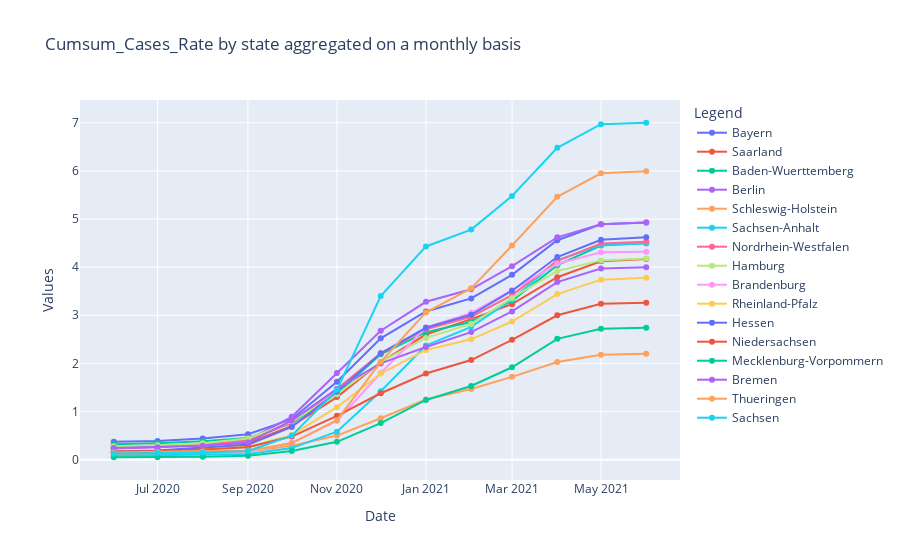

The notebook cell saved with this chart:
### Markdown cell above
### Interpretation 

Within this chapter we analyzed two different metrics: 
* **Infection-Death-Rate per Month:** This metric shows you how many infected people died due to the virus per month
* **Infection-Recovered-Rate per Month:** This metric shows you how many infected people recovered from the virus per month

Please keep in mind, due to the structure of the data, there can be some overlaps of the numbers between the specific months - like somebody could get infected in the end of January but only recovers in the beginning of February. Nevertheless, this gives you a good impression at which time the virus has hit us the most.

### Code cell
fig = go.Figure()
for el in cumsum_df["state"].value_counts().keys().to_list():
    base = cumsum_df[cumsum_df["state"]==el]
    fig.add_trace(go.Scatter(x=base[base["month"] > pd.to_datetime('2020-05-01')]["month"], 
                         y=base[base["month"] > pd.to_datetime('2020-05-01')]["cases_cumsum_rate"],
                    mode='lines+markers', name=el, hovertemplate='%{y:.2f}%'))

fig.update_layout(
        title="Cumsum_Cases_Rate by state aggregated on a monthly basis",
        xaxis_title="Date",
        yaxis_title="Values",
        legend_title="Legend"
    )
fig.show()

### Figure 1 — Plotly figure (JSON) as saved in the notebook; plotly's stock layout.template omitted (floating-point values rounded to 4 significant figures)
{"data": [{"hovertemplate": "%{y:.2f}%", "mode": "lines+markers", "name": "Bayern", "type": "scatter", "x": ["2020-06-01T00:00:00", "2020-07-01T00:00:00", "2020-08-01T00:00:00", "2020-09-01T00:00:00", "2020-10-01T00:00:00", "2020-11-01T00:00:00", "2020-12-01T00:00:00", "2021-01-01T00:00:00", "2021-02-01T00:00:00", "2021-03-01T00:00:00", "2021-04-01T00:00:00", "2021-05-01T00:00:00", "2021-06-01T00:00:00"], "y": [0.37, 0.39, 0.44, 0.53, 0.84, 1.62, 2.52, 3.08, 3.35, 3.84, 4.56, 4.89, 4.93]}, {"hovertemplate": "%{y:.2f}%", "mode": "lines+markers", "name": "Saarland", "type": "scatter", "x": ["2020-06-01T00:00:00", "2020-07-01T00:00:00", "2020-08-01T00:00:00", "2020-09-01T00:00:00", "2020-10-01T00:00:00", "2020-11-01T00:00:00", "2020-12-01T00:00:00", "2021-01-01T00:00:00", "2021-02-01T00:00:00", "2021-03-01T00:00:00", "2021-04-01T00:00:00", "2021-05-01T00:00:00", "2021-06-01T00:00:00"], "y": [0.28, 0.28, 0.31, 0.34, 0.7, 1.3, 2.03, 2.6, 2.92, 3.23, 3.79, 4.12, 4.17]}, {"hovertemplate": "%{y:.2f}%", "mode": "lines+markers", "name": "Baden-Wuerttemberg", "type": "scatter", "x": ["2020-06-01T00:00:00", "2020-07-01T00:00:00", "2020-08-01T00:00:00", "2020-09-01T00:00:00", "2020-10-01T00:00:00", "2020-11-01T00:00:00", "2020-12-01T00:00:00", "2021-01-01T00:00:00", "2021-02-01T00:00:00", "2021-03-01T00:00:00", "2021-04-01T00:00:00", "2021-05-01T00:00:00", "2021-06-01T00:00:00"], "y": [0.32, 0.34, 0.38, 0.45, 0.76, 1.37, 2.19, 2.65, 2.86, 3.3, 4.04, 4.45, 4.5]}, {"hovertemplate": "%{y:.2f}%", "mode": "lines+markers", "name": "Berlin", "type": "scatter", "x": ["2020-06-01T00:00:00", "2020-07-01T00:00:00", "2020-08-01T00:00:00", "2020-09-01T00:00:00", "2020-10-01T00:00:00", "2020-11-01T00:00:00", "2020-12-01T00:00:00", "2021-01-01T00:00:00", "2021-02-01T00:00:00", "2021-03-01T00:00:00", "2021-04-01T00:00:00", "2021-05-01T00:00:00", "2021-06-01T00:00:00"], "y": [0.23, 0.26, 0.31, 0.41, 0.89, 1.8, 2.68, 3.28, 3.54, 4.02, 4.62, 4.89, 4.93]}, {"hovertemplate": "%{y:.2f}%", "mode": "lines+markers", "name": "Schleswig-Holstein", "type": "scatter", "x": ["2020-06-01T00:00:00", "2020-07-01T00:00:00", "2020-08-01T00:00:00", "2020-09-01T00:00:00", "2020-10-01T00:00:00", "2020-11-01T00:00:00", "2020-12-01T00:00:00", "2021-01-01T00:00:00", "2021-02-01T00:00:00", "2021-03-01T00:00:00", "2021-04-01T00:00:00", "2021-05-01T00:00:00", "2021-06-01T00:00:00"], "y": [0.11, 0.12, 0.14, 0.17, 0.29, 0.5, 0.86, 1.25, 1.47, 1.72, 2.03, 2.18, 2.2]}, {"hovertemplate": "%{y:.2f}%", "mode": "lines+markers", "name": "Sachsen-Anhalt", "type": "scatter", "x": ["2020-06-01T00:00:00", "2020-07-01T00:00:00", "2020-08-01T00:00:00", "2020-09-01T00:00:00", "2020-10-01T00:00:00", "2020-11-01T00:00:00", "2020-12-01T00:00:00", "2021-01-01T00:00:00", "2021-02-01T00:00:00", "2021-03-01T00:00:00", "2021-04-01T00:00:00", "2021-05-01T00:00:00", "2021-06-01T00:00:00"], "y": [0.08, 0.09, 0.1, 0.12, 0.24, 0.58, 1.42, 2.37, 2.76, 3.33, 4.14, 4.46, 4.49]}, {"hovertemplate": "%{y:.2f}%", "mode": "lines+markers", "name": "Nordrhein-Westfalen", "type": "scatter", "x": ["2020-06-01T00:00:00", "2020-07-01T00:00:00", "2020-08-01T00:00:00", "2020-09-01T00:00:00", "2020-10-01T00:00:00", "2020-11-01T00:00:00", "2020-12-01T00:00:00", "2021-01-01T00:00:00", "2021-02-01T00:00:00", "2021-03-01T00:00:00", "2021-04-01T00:00:00", "2021-05-01T00:00:00", "2021-06-01T00:00:00"], "y": [0.24, 0.27, 0.33, 0.4, 0.77, 1.47, 2.21, 2.71, 2.97, 3.42, 4.13, 4.49, 4.53]}, {"hovertemplate": "%{y:.2f}%", "mode": "lines+markers", "name": "Hamburg", "type": "scatter", "x": ["2020-06-01T00:00:00", "2020-07-01T00:00:00", "2020-08-01T00:00:00", "2020-09-01T00:00:00", "2020-10-01T00:00:00", "2020-11-01T00:00:00", "2020-12-01T00:00:00", "2021-01-01T00:00:00", "2021-02-01T00:00:00", "2021-03-01T00:00:00", "2021-04-01T00:00:00", "2021-05-01T00:00:00", "2021-06-01T00:00:00"], "y": [0.28, 0.3, 0.34, 0.44, 0.79, 1.36, 2.03, 2.53, 2.82, 3.36, 3.92, 4.14, 4.18]}, {"hovertemplate": "%{y:.2f}%", "mode": "lines+markers", "name": "Brandenburg", "type": "scatter", "x": ["2020-06-01T00:00:00", "2020-07-01T00:00:00", "2020-08-01T00:00:00", "2020-09-01T00:00:00", "2020-10-01T00:00:00", "2020-11-01T00:00:00", "2020-12-01T00:00:00", "2021-01-01T00:00:00", "2021-02-01T00:00:00", "2021-03-01T00:00:00", "2021-04-01T00:00:00", "2021-05-01T00:00:00", "2021-06-01T00:00:00"], "y": [0.14, 0.14, 0.16, 0.17, 0.35, 0.81, 1.8, 2.75, 3.05, 3.52, 4.07, 4.31, 4.32]}, {"hovertemplate": "%{y:.2f}%", "mode": "lines+markers", "name": "Rheinland-Pfalz", "type": "scatter", "x": ["2020-06-01T00:00:00", "2020-07-01T00:00:00", "2020-08-01T00:00:00", "2020-09-01T00:00:00", "2020-10-01T00:00:00", "2020-11-01T00:00:00", "2020-12-01T00:00:00", "2021-01-01T00:00:00", "2021-02-01T00:00:00", "2021-03-01T00:00:00", "2021-04-01T00:00:00", "2021-05-01T00:00:00", "2021-06-01T00:00:00"], "y": [0.17, 0.18, 0.22, 0.27, 0.51, 1.09, 1.79, 2.28, 2.5, 2.87, 3.44, 3.74, 3.78]}, {"hovertemplate": "%{y:.2f}%", "mode": "lines+markers", "name": "Hessen", "type": "scatter", "x": ["2020-06-01T00:00:00", "2020-07-01T00:00:00", "2020-08-01T00:00:00", "2020-09-01T00:00:00", "2020-10-01T00:00:00", "2020-11-01T00:00:00", "2020-12-01T00:00:00", "2021-01-01T00:00:00", "2021-02-01T00:00:00", "2021-03-01T00:00:00", "2021-04-01T00:00:00", "2021-05-01T00:00:00", "2021-06-01T00:00:00"], "y": [0.17, 0.19, 0.25, 0.31, 0.68, 1.41, 2.21, 2.74, 3.01, 3.51, 4.21, 4.57, 4.62]}, {"hovertemplate": "%{y:.2f}%", "mode": "lines+markers", "name": "Niedersachsen", "type": "scatter", "x": ["2020-06-01T00:00:00", "2020-07-01T00:00:00", "2020-08-01T00:00:00", "2020-09-01T00:00:00", "2020-10-01T00:00:00", "2020-11-01T00:00:00", "2020-12-01T00:00:00", "2021-01-01T00:00:00", "2021-02-01T00:00:00", "2021-03-01T00:00:00", "2021-04-01T00:00:00", "2021-05-01T00:00:00", "2021-06-01T00:00:00"], "y": [0.17, 0.18, 0.21, 0.26, 0.48, 0.91, 1.38, 1.79, 2.07, 2.49, 3, 3.24, 3.26]}, {"hovertemplate": "%{y:.2f}%", "mode": "lines+markers", "name": "Mecklenburg-Vorpommern", "type": "scatter", "x": ["2020-06-01T00:00:00", "2020-07-01T00:00:00", "2020-08-01T00:00:00", "2020-09-01T00:00:00", "2020-10-01T00:00:00", "2020-11-01T00:00:00", "2020-12-01T00:00:00", "2021-01-01T00:00:00", "2021-02-01T00:00:00", "2021-03-01T00:00:00", "2021-04-01T00:00:00", "2021-05-01T00:00:00", "2021-06-01T00:00:00"], "y": [0.05, 0.05, 0.06, 0.08, 0.18, 0.37, 0.76, 1.24, 1.53, 1.92, 2.51, 2.72, 2.74]}, {"hovertemplate": "%{y:.2f}%", "mode": "lines+markers", "name": "Bremen", "type": "scatter", "x": ["2020-06-01T00:00:00", "2020-07-01T00:00:00", "2020-08-01T00:00:00", "2020-09-01T00:00:00", "2020-10-01T00:00:00", "2020-11-01T00:00:00", "2020-12-01T00:00:00", "2021-01-01T00:00:00", "2021-02-01T00:00:00", "2021-03-01T00:00:00", "2021-04-01T00:00:00", "2021-05-01T00:00:00", "2021-06-01T00:00:00"], "y": [0.24, 0.26, 0.29, 0.36, 0.81, 1.47, 2, 2.34, 2.65, 3.08, 3.69, 3.97, 4]}, {"hovertemplate": "%{y:.2f}%", "mode": "lines+markers", "name": "Thueringen", "type": "scatter", "x": ["2020-06-01T00:00:00", "2020-07-01T00:00:00", "2020-08-01T00:00:00", "2020-09-01T00:00:00", "2020-10-01T00:00:00", "2020-11-01T00:00:00", "2020-12-01T00:00:00", "2021-01-01T00:00:00", "2021-02-01T00:00:00", "2021-03-01T00:00:00", "2021-04-01T00:00:00", "2021-05-01T00:00:00", "2021-06-01T00:00:00"], "y": [0.15, 0.16, 0.17, 0.19, 0.34, 0.82, 2.03, 3.06, 3.56, 4.45, 5.46, 5.95, 5.99]}, {"hovertemplate": "%{y:.2f}%", "mode": "lines+markers", "name": "Sachsen", "type": "scatter", "x": ["2020-06-01T00:00:00", "2020-07-01T00:00:00", "2020-08-01T00:00:00", "2020-09-01T00:00:00", "2020-10-01T00:00:00", "2020-11-01T00:00:00", "2020-12-01T00:00:00", "2021-01-01T00:00:00", "2021-02-01T00:00:00", "2021-03-01T00:00:00", "2021-04-01T00:00:00", "2021-05-01T00:00:00", "2021-06-01T00:00:00"], "y": [0.13, 0.14, 0.15, 0.18, 0.5, 1.45, 3.4, 4.43, 4.78, 5.48, 6.48, 6.97, 7]}], "layout": {"legend": {"title": {"text": "Legend"}}, "title": {"text": "Cumsum_Cases_Rate by state aggregated on a monthly basis"}, "xaxis": {"title": {"text": "Date"}}, "yaxis": {"title": {"text": "Values"}}}}
